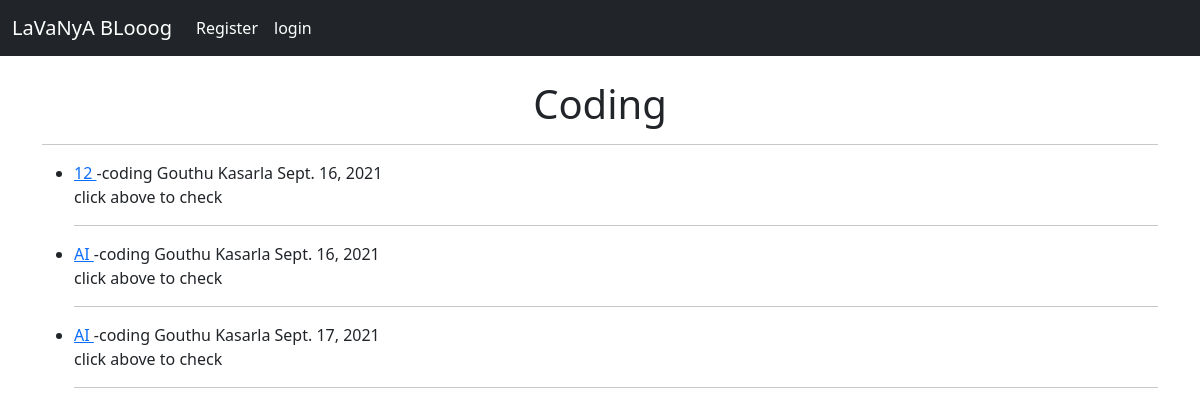
/category/coding/, run on the app's committed database.
### myblog/models.py (models this page shows, shortened)
class Post(models.Model):
    title = models.CharField(max_length=255)
    header_image = models.ImageField(null=True, blank=True, upload_to="images/")
    title_tag = models.CharField(max_length=255)
    author = models.ForeignKey(User, on_delete=models.CASCADE)
    body = RichTextField(blank=True, null=True)
    post_date=models.DateField(auto_now_add=True)
    category = models.CharField(max_length=255, default='jobs')
    snippet = models.CharField(max_length=255)

### myblog/views.py (the view)
# urls.py: path('category/<str:cats>/', CategoryView, name='category'),
def CategoryView(request,cats):
    category_posts = Post.objects.filter(category = cats.replace('-', ' '))
    return render(request, 'categories.html', {'cats':cats.title().replace('-', ' '), 'category_posts': category_posts})

### myblog/templates/categories.html (shortened to what this page needs)
{% extends 'base.html' %}
{% block content %}
{% if category_posts%}
<h1 style="text-align: center;"> {{cats}}</h1><hr/>
<ul>
{% for post in category_posts %}
<li><a href="{% url 'article-detail' post.pk %}"> {{post.title}}
</a>
    -{{ post.category }}
    {{ post.author.first_name }}
    {{ post.author.last_name }}
    {{post.post_date}}
</li>{{ post.snippet}}
<hr/>
{% endfor %}
</ul>
{% else %}
    <h2>sorry this page doesn't exist</h2>
{% endif %}
{% endblock %}

### data on the page
Post: title "12", category "coding", author.first_name "Gouthu", author.last_name "Kasarla", post_date "Sept. 16, 2021", snippet "click above to check"
Post: title "AI", category "coding", author.first_name "Gouthu", author.last_name "Kasarla", post_date "Sept. 16, 2021", snippet "click above to check"
Post: title "AI", category "coding", author.first_name "Gouthu", author.last_name "Kasarla", post_date "Sept. 17, 2021", snippet "click above to check"

### other printed values
{{ cats }} "Coding"
